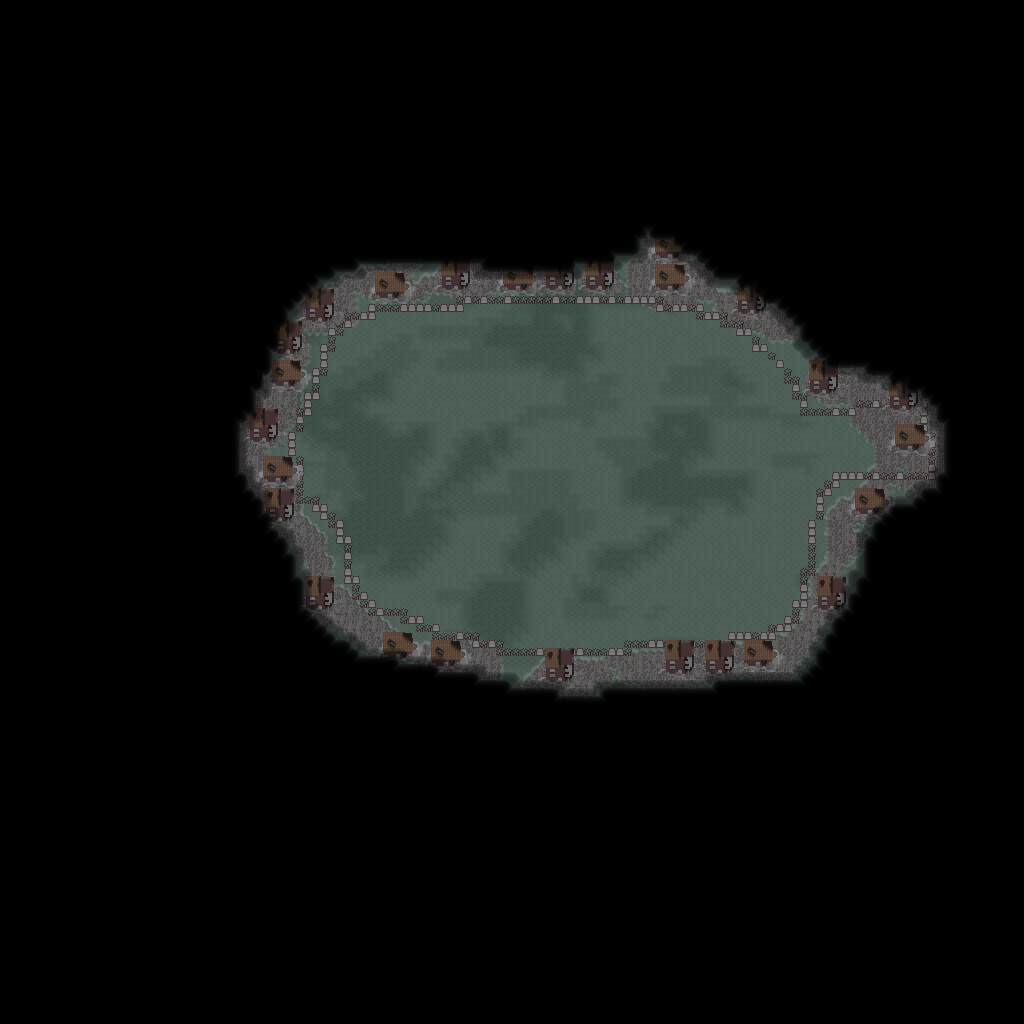

The image is a tile-based game level rendered from a .tmx file. Its description and source (layers, tilesets, objects; grid data summarised) follow:
An orthogonal 128x128 tile map with 8x8 px tiles, 5 tile layers (BG, Ground Overlay, Deco, Ruins, ...), 1 hidden layer not drawn and 108 objects (39x RedSoldier, 28x Sandbag, 17x BlueSoldier, 7x RedMortar, 6x BlueScout, ...).

<map version="1.0" orientation="orthogonal" renderorder="right-down" width="128" height="128" tilewidth="8" tileheight="8" nextobjectid="185">
 <tileset firstgid="1" name="tiles" tilewidth="8" tileheight="8">
  <image source="../textures/tiles.png" width="128" height="128" />
  <terraintypes>
   <terrain name="Normal" tile="0" />
   <terrain name="Dark" tile="3" />
   <terrain name="Darker" tile="4" />
   <terrain name="Debris" tile="25" />
   <terrain name="Fow1" tile="-1" />
   <terrain name="Fow2" tile="-1" />
   <terrain name="NoFow" tile="-1" />
  </terraintypes>
  <tile id="0" terrain="0,0,0,0" />
  <tile id="1" terrain="0,0,0,0" />
  <tile id="2" terrain="1,1,1,1" />
  <tile id="3" terrain="1,1,1,1" />
  <tile id="4" terrain="2,2,2,2" />
  <tile id="5" terrain="2,2,2,2" />
  <tile id="8" terrain=",,,3" />
  <tile id="9" terrain=",,3,3" />
  <tile id="10" terrain=",,3,3" />
  <tile id="11" terrain=",,3," />
  <tile id="12" terrain=",3,3,3" />
  <tile id="13" terrain="3,,3,3" />
  <tile id="16" terrain="0,0,0,0" />
  <tile id="17" terrain="0,0,0,0" />
  <tile id="18" terrain="1,1,1,1" />
  <tile id="19" terrain="1,1,1,1" />
  <tile id="20" terrain="2,2,2,2" />
  <tile id="21" terrain="2,2,2,2" />
  <tile id="24" terrain=",3,,3" />
  <tile id="25" terrain="3,3,3,3" />
  <tile id="26" terrain="3,3,3,3" />
  <tile id="27" terrain="3,,3," />
  <tile id="28" terrain="3,3,,3" />
  <tile id="29" terrain="3,3,3," />
  <tile id="32" terrain="0,0,0,1" />
  <tile id="33" terrain="0,0,1,1" />
  <tile id="34" terrain="0,0,1,0" />
  <tile id="35" terrain="1,1,1,0" />
  <tile id="36" terrain="1,1,0,0" />
  <tile id="37" terrain="1,1,0,1" />
  <tile id="40" terrain=",3,,3" />
  <tile id="41" terrain="3,3,3,3" />
  <tile id="42" terrain="3,3,3,3" />
  <tile id="43" terrain="3,,3," />
  <tile id="48" terrain="0,1,0,1" />
  <tile id="50" terrain="1,0,1,0" />
  <tile id="51" terrain="1,0,1,0" />
  <tile id="53" terrain="0,1,0,1" />
  <tile id="56" terrain=",3,," />
  <tile id="57" terrain="3,3,," />
  <tile id="58" terrain="3,3,," />
  <tile id="59" terrain="3,,," />
  <tile id="64" terrain="0,1,0,0" />
  <tile id="65" terrain="1,1,0,0" />
  <tile id="66" terrain="1,0,0,0" />
  <tile id="67" terrain="1,0,1,1" />
  <tile id="68" terrain="0,0,1,1" />
  <tile id="69" terrain="0,1,1,1" />
  <tile id="72" terrain="4,4,4,5" />
  <tile id="73" terrain="4,4,5,5" />
  <tile id="74" terrain="4,4,5,4" />
  <tile id="75" terrain="6,6,6,4" />
  <tile id="76" terrain="6,6,4,4" />
  <tile id="77" terrain="6,6,4,6" />
  <tile id="78" terrain="5,5,5,4" />
  <tile id="79" terrain="5,5,4,5" />
  <tile id="80" terrain="1,1,1,2" />
  <tile id="81" terrain="1,1,2,2" />
  <tile id="82" terrain="1,1,2,1" />
  <tile id="83" terrain="2,2,2,1" />
  <tile id="84" terrain="2,2,1,1" />
  <tile id="85" terrain="2,2,1,2" />
  <tile id="87" terrain="6,6,6,6" />
  <tile id="88" terrain="4,5,4,5" />
  <tile id="89" terrain="5,5,5,5" />
  <tile id="90" terrain="5,4,5,4" />
  <tile id="91" terrain="6,4,6,4" />
  <tile id="92" terrain="4,4,4,4" />
  <tile id="93" terrain="4,6,4,6" />
  <tile id="94" terrain="5,4,5,5" />
  <tile id="95" terrain="4,5,5,5" />
  <tile id="96" terrain="1,2,1,2" />
  <tile id="97" terrain="2,2,2,2" />
  <tile id="98" terrain="2,1,2,1" />
  <tile id="99" terrain="2,1,2,1" />
  <tile id="101" terrain="1,2,1,2" />
  <tile id="104" terrain="4,5,4,4" />
  <tile id="105" terrain="5,5,4,4" />
  <tile id="106" terrain="5,4,4,4" />
  <tile id="107" terrain="6,4,6,6" />
  <tile id="108" terrain="4,4,6,6" />
  <tile id="109" terrain="4,6,6,6" />
  <tile id="110" terrain="4,4,4,6" />
  <tile id="111" terrain="4,4,6,4" />
  <tile id="112" terrain="1,2,1,1" />
  <tile id="113" terrain="2,2,1,1" />
  <tile id="114" terrain="2,1,1,1" />
  <tile id="115" terrain="2,1,2,2" />
  <tile id="116" terrain="1,1,2,2" />
  <tile id="117" terrain="1,2,2,2" />
  <tile id="126" terrain="4,6,4,4" />
  <tile id="127" terrain="6,4,4,4" />
 </tileset>
 <layer name="BG" width="128" height="128">
  <data>[16384 cells, 16384 non-empty, 45 distinct tile ids]</data>
 </layer>
 <layer name="Ground Overlay" width="128" height="128">
  <data>[16384 cells, 1276 non-empty, 20 distinct tile ids]</data>
 </layer>
 <layer name="Deco" width="128" height="128">
  <data>[16384 cells, 242 non-empty, 2 distinct tile ids]</data>
 </layer>
 <layer name="Ruins" width="128" height="128">
  <data>[16384 cells, 719 non-empty, 54 distinct tile ids]</data>
 </layer>
 <layer name="Fow" width="128" height="128">
  <data>[16384 cells, 16384 non-empty, 26 distinct tile ids]</data>
 </layer>
 <objectgroup name="units">
  <object id="1" type="Hero" gid="23" x="368" y="452" width="8" height="8" />
  <object id="62" type="BlueMortar" gid="24" x="310" y="464" width="8" height="8">
   <properties>
    <property name="direction" value="0" />
   </properties>
  </object>
  <object id="63" type="RedSoldier" gid="8" x="706" y="612" width="8" height="8" />
  <object id="64" type="RedSoldier" gid="8" x="712" y="584" width="8" height="8" />
  <object id="65" type="RedSoldier" gid="8" x="716" y="594" width="8" height="8" />
  <object id="66" type="RedSoldier" gid="8" x="688" y="612" width="8" height="8" />
  <object id="67" type="RedSoldier" gid="8" x="690" y="606" width="8" height="8" />
  <object id="68" type="RedSoldier" gid="8" x="696" y="612" width="8" height="8" />
  <object id="69" type="RedSoldier" gid="8" x="702" y="592" width="8" height="8" />
  <object id="70" type="RedSoldier" gid="8" x="706" y="586" width="8" height="8" />
  <object id="71" type="RedSoldier" gid="8" x="708" y="600" width="8" height="8" />
  <object id="72" type="RedMortar" gid="24" x="726" y="626" width="8" height="8">
   <properties>
    <property name="direction" value="0" />
   </properties>
  </object>
  <object id="73" type="RedMortar" gid="24" x="738" y="592" width="8" height="8">
   <properties>
    <property name="direction" value="0" />
   </properties>
  </object>
  <object id="74" type="BlueScout" gid="39" x="336" y="416" width="8" height="8" />
  <object id="75" type="BlueScout" gid="39" x="336" y="424" width="8" height="8" />
  <object id="76" type="Sandbag" gid="55" x="330" y="430" width="8" height="8" />
  <object id="77" type="Sandbag" gid="55" x="328" y="424" width="8" height="8" />
  <object id="78" type="Sandbag" gid="55" x="328" y="418" width="8" height="8" />
  <object id="79" type="Sandbag" gid="55" x="330" y="412" width="8" height="8" />
  <object id="80" type="BlueSoldier" gid="7" x="350" y="370" width="8" height="8" />
  <object id="81" type="BlueSoldier" gid="7" x="360" y="380" width="8" height="8" />
  <object id="82" type="BlueSoldier" gid="7" x="338" y="378" width="8" height="8" />
  <object id="83" type="BlueSoldier" gid="7" x="344" y="384" width="8" height="8" />
  <object id="84" type="BlueSoldier" gid="7" x="352" y="392" width="8" height="8" />
  </objectgroup>
 <layer name="collision" width="128" height="128" visible="0" opacity="0.29">
  <data>[16384 cells, 13927 non-empty, 1 distinct tile ids]</data>
 </layer>
</map>
<!-- 84 of 108 objects omitted -->
